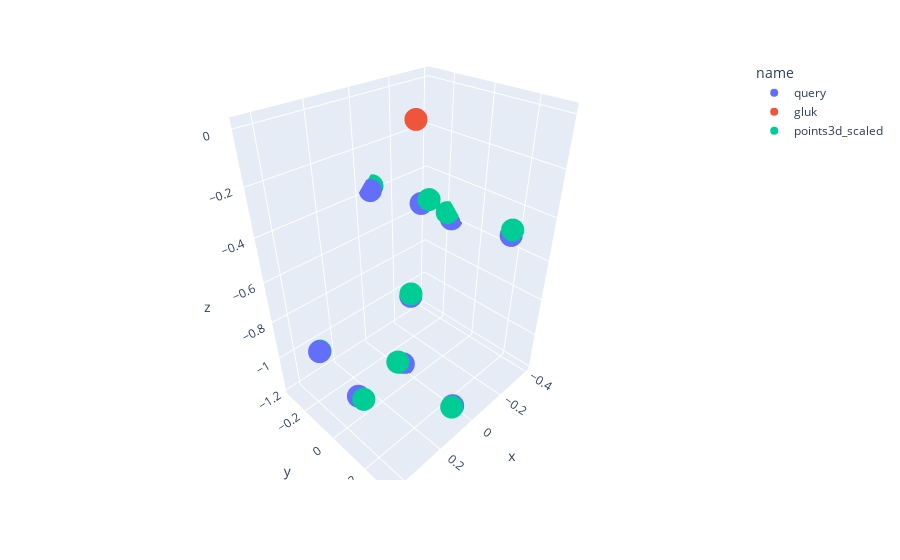

Notebook source saved alongside this figure:
### Code cell
points3d_df = build_df(points_3d_query, "query")
#points3d_df = points3d_df.append(build_df(points_3d_result, "result"))
points3d_df = points3d_df.append(build_df(points3d_scaled, "points3d_scaled"))
fig = px.scatter_3d(points3d_df, x="x", y="y", z="z", color="name")
fig.show()

### Figure 1 — Plotly figure (JSON) as saved in the notebook; plotly's stock layout.template omitted (floating-point values rounded to 4 significant figures)
{"data": [{"hovertemplate": "name=query<br>x=%{x}<br>y=%{y}<br>z=%{z}<extra></extra>", "legendgroup": "query", "marker": {"color": "#636efa", "symbol": "circle"}, "mode": "markers", "name": "query", "scene": "scene", "showlegend": true, "type": "scatter3d", "x": [0.02549, -0.0003957, 0.3417, -0.396, -0.05398, 0.105, 0.447, -0.2907, 0.05138], "y": [0.001479, -0.07457, -0.2326, -0.1569, -0.3149, 0.3179, 0.1599, 0.2355, 0.07752], "z": [-0.7223, -1.184, -0.9766, -0.5933, -0.3861, -1.058, -0.8512, -0.468, -0.2608]}, {"hovertemplate": "name=gluk<br>x=%{x}<br>y=%{y}<br>z=%{z}<extra></extra>", "legendgroup": "gluk", "marker": {"color": "#EF553B", "symbol": "circle"}, "mode": "markers", "name": "gluk", "scene": "scene", "showlegend": true, "type": "scatter3d", "x": [0, 0], "y": [0, 0], "z": [0, 0]}, {"hovertemplate": "name=points3d_scaled<br>x=%{x}<br>y=%{y}<br>z=%{z}<extra></extra>", "legendgroup": "points3d_scaled", "marker": {"color": "#00cc96", "symbol": "circle"}, "mode": "markers", "name": "points3d_scaled", "scene": "scene", "showlegend": true, "type": "scatter3d", "x": [0.0253, 0.01422, 0.3367, -0.3923, -0.06983, 0.1202, 0.4429, -0.2863, 0.03638], "y": [0.002114, -0.09604, -0.2375, -0.1802, -0.3214, 0.3257, 0.1842, 0.2415, 0.1003], "z": [-0.7098, -1.177, -0.9801, -0.5689, -0.3725, -1.047, -0.8507, -0.4394, -0.243]}], "layout": {"legend": {"title": {"text": "name"}, "tracegroupgap": 0}, "margin": {"t": 60}, "scene": {"domain": {"x": [0, 1], "y": [0, 1]}, "xaxis": {"title": {"text": "x"}}, "yaxis": {"title": {"text": "y"}}, "zaxis": {"title": {"text": "z"}}}}}
